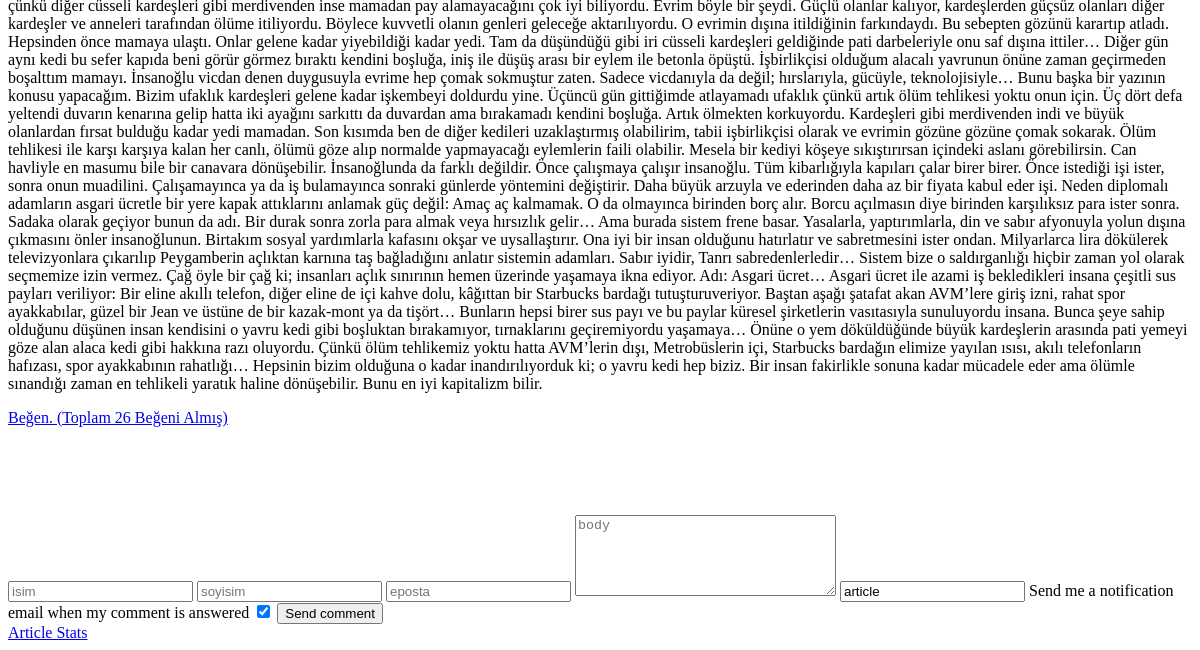
The page /articles/1/ (lower part) on the database as committed earlier.
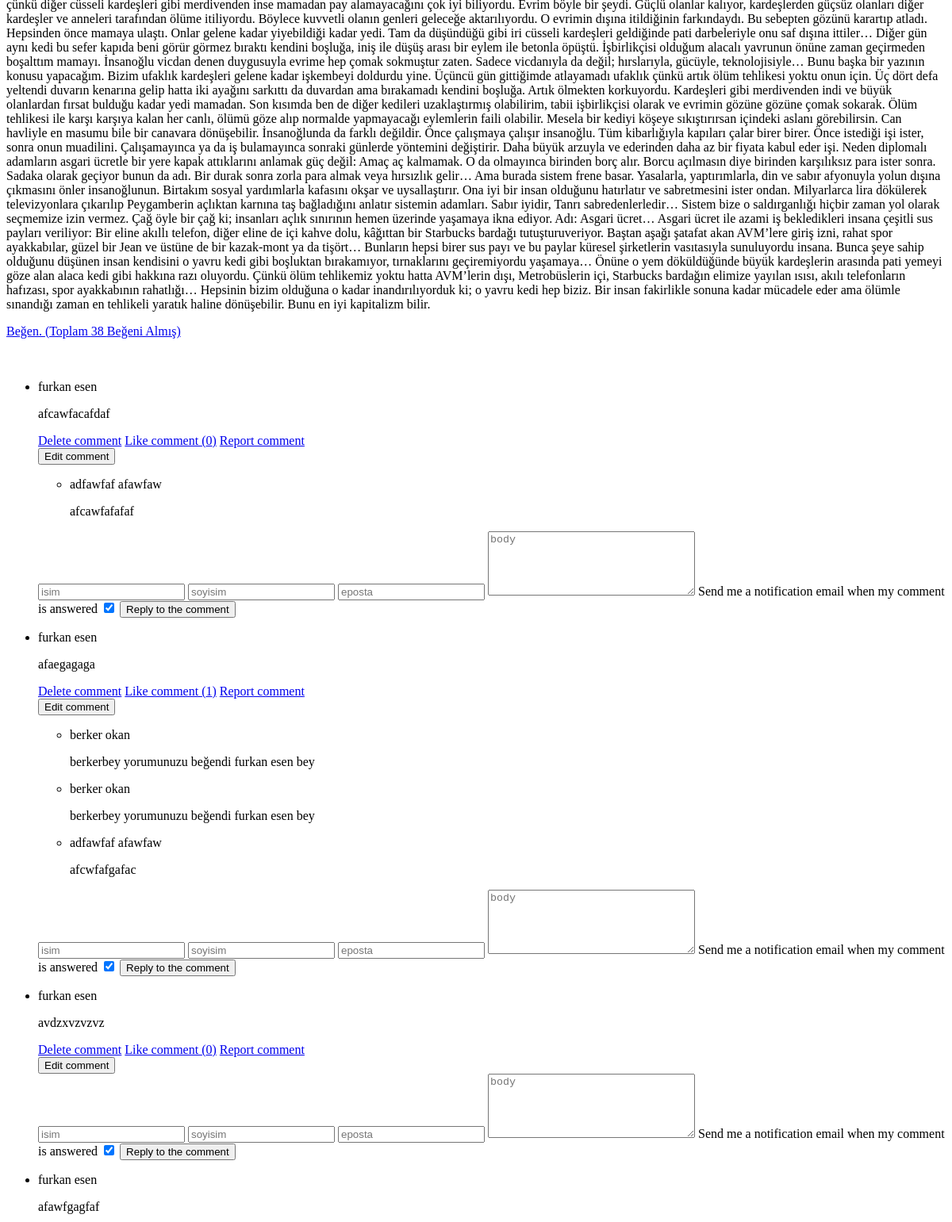
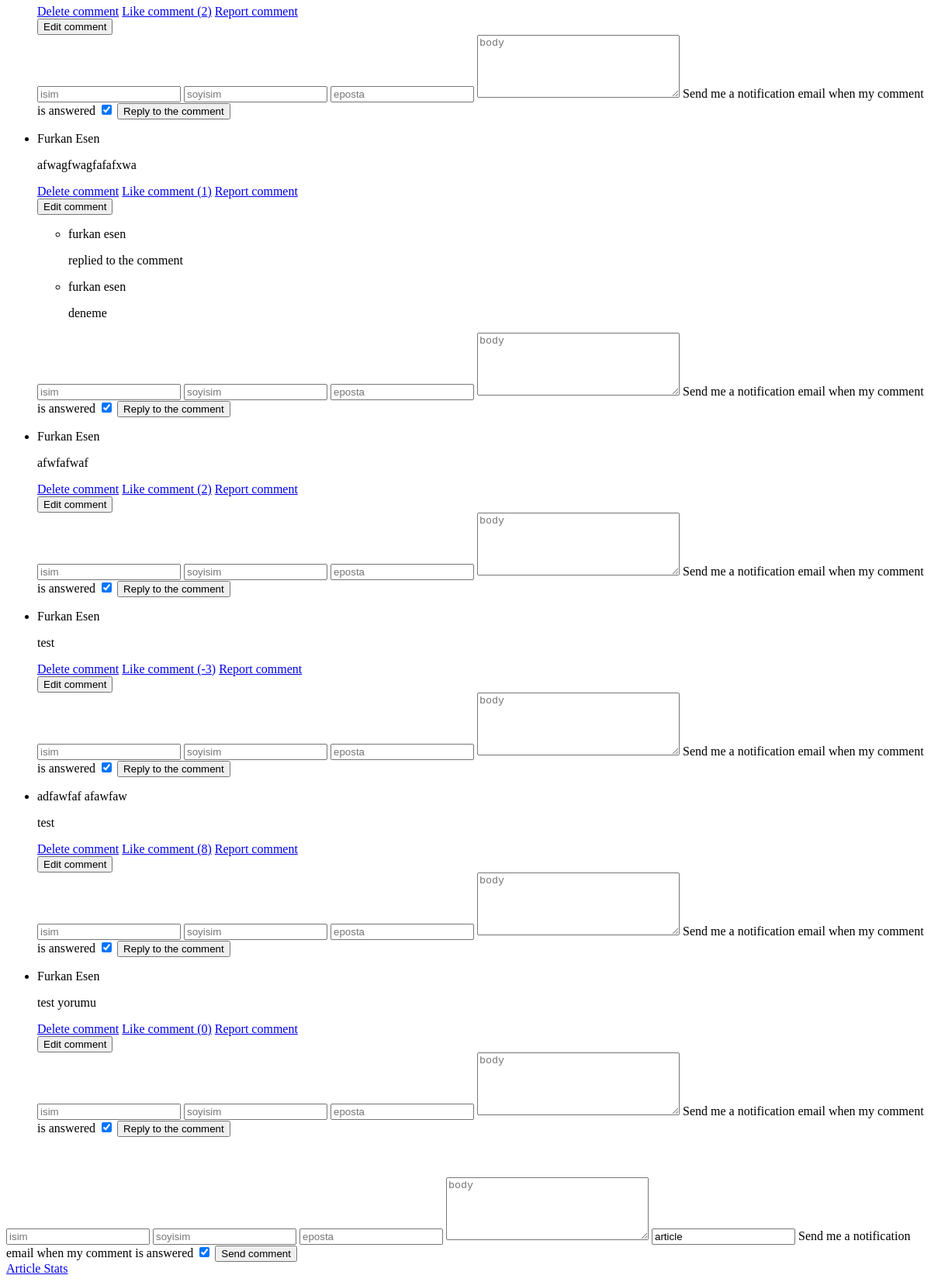
The same page on the database as committed later (2 pictures, top to bottom).
### articles/models.py (models this page shows, shortened)
class Article(models.Model):
    id = models.AutoField(primary_key=True)
    title = models.CharField(max_length=200, unique=True, blank=False, null=False, verbose_name='Başlık')
    body = RichTextField(blank=False, null=False, verbose_name='İçerik')
    short_description = models.TextField(blank=False, null=False, verbose_name='Kısa Açıklama')
    genre = models.CharField(max_length=200, choices=ARTICLE_TYPES, default='Dizi Hikayeler', blank=False, null=False, verbose_name='Tür')
    keywords = models.CharField(max_length=200, blank=False, null=False, verbose_name='Anahtar Kelimeler')
    author = models.CharField(max_length=200, blank=False, null=False, default="Berker Okan", verbose_name='Yazar')
    cover = models.ImageField(upload_to='article_images/', blank=False, null=False, verbose_name="Kapak Fotoğrafı") # upload_to specifies the directory to which the file is uploaded
    date = models.DateField(auto_now_add=True, verbose_name="Yazılma Tarihi") # auto_now=False and auto_now_add=False means that the field is not automatically updated
    created_at = models.DateTimeField(auto_now_add=True, verbose_name="Oluşturulma Tarihi") # auto_now_add will set the value of the field to current datetime when the object is first created
    updated_at = models.DateTimeField(auto_now=True, verbose_name="Güncellenme Tarihi") # auto_now will set the value of the field to current datetime every time the object is saved
    like_count = models.IntegerField(default=0, editable=False, verbose_name="Beğeni Sayısı") # editable=False means that the field is not editable in the admin interface
    view_count = models.IntegerField(default=0, editable=False, verbose_name="Görüntülenme Sayısı") # editable=False means that the field is not editable in the admin interface
    comments = GenericRelation(Comment, related_query_name='article')
    def save(self, *args, **kwargs):
        if not self.pk:
            if self.genre == '':
                self.genre = 'Diğer'
            if self.short_description == '':
                self.short_description = self.body[:100] + '...'
        super().save(*args, **kwargs)
    def view(self):
        self.view_count += 1
        self.save()
        return True
    class Meta:
        verbose_name = "Yazı"
        verbose_name_plural = "Yazılar"
        db_table = 'articles'
        ordering = ['-date']

### comments/models.py (models this page shows, shortened)
class Comment(models.Model):
  id = models.AutoField(primary_key=True)
  content_type = models.ForeignKey(ContentType, on_delete=models.CASCADE)
  object_id = models.PositiveIntegerField()
  content_object = GenericForeignKey('content_type', 'object_id')
  author = models.CharField(max_length=200, blank=False, null=False, verbose_name='Yorumun Sahibi')
  author_email = models.EmailField(max_length=200, blank=False, null=False, verbose_name='Yorumun Sahibinin E-Posta Adresi')
  body = models.TextField(blank=False, null=False, verbose_name='Yorumun İçeriği')
  subcomments = GenericRelation('self', related_query_name='sup_comment', verbose_name='Alt Yorumlar')
  created_at = models.DateTimeField(auto_now_add=True, verbose_name='Oluşturulma Tarihi')
  updated_at = models.DateTimeField(auto_now=True, verbose_name='Güncellenme Tarihi')
  like_count = models.IntegerField(default=0, editable=False, verbose_name='Beğeni Sayısı')
  email_notification = models.BooleanField(default=True, verbose_name='E-Posta Bildirimi')
  report_count = models.IntegerField(default=0, editable=False, verbose_name='Şikayet Sayısı')
  access_token = models.CharField(max_length=200, blank=False, null=False, editable=False, default=hash.create_hash, verbose_name='Yorumun Tokeni')
  class Meta:
    ordering = ['-created_at']
    verbose_name = 'Yorum'
    verbose_name_plural = 'Yorumlar'

### articles/views.py (the view)
# urls.py: path('<int:article_id>/', views.article_detail, name='article-detail'),
def article_detail(request, article_id: int):
  article = models.Article.objects.get(id=article_id)
  article.view()
  if article is None:
    all_articles = models.Article.objects.all()
    return render(request, 'articles_list.html', {'articles': all_articles, 'error': 'Article not found'}, status=404)
  return render(request, 'article_detail.html', {'article': article}, status=200)

### templates/article_detail.html (shortened to what this page needs)
<!DOCTYPE html>
<html lang="en">
  <head>
  </head>
  <body>
    <p>{{ article.body }}</p>
    <a href="{% url 'articles:article-like' article.id %}"
      >Beğen. (Toplam {{article.like_count}} Beğeni Almış)</a
    >
    <br /><br /><br />
    <ul>
      {% for comment in article.comments.all %}
      <li>
        <p>{{ comment.author }}</p>
        <p class="comment-body" id="{{comment.id}}" contenteditable="true">
          {{ comment.body }}
        </p>
        <a href="{% url 'comment-delete' comment.id %}">Delete comment</a>
        <a href="{% url 'comment-like' comment.id %}"
          >Like comment ({{comment.like_count}})</a
        >
        <a href="{% url 'comment-report' comment.id %}">Report comment</a>
        <form action="{% url 'comment-edit' comment.id %}" method="get">
          <input type="submit" value="Edit comment" />
        </form>
        <ul>
          {% for scomment in comment.subcomments.all reversed %}
          <li>
            <p>{{ scomment.author }}</p>
            <p>{{ scomment.body }}</p>
          </li>
          {% endfor %}
        </ul>
        <form action="{% url 'comment-reply' comment.id %}" method="post">
          <input
            type="text"
            name="first-name"
            id="first-name"
            placeholder="isim"
          />
          <input
            type="text"
            name="last-name"
            id="last-name"
            placeholder="soyisim"
          />
          <input type="email" name="email" id="email" placeholder="eposta" />
          <textarea
            name="body"
            id="body"
            cols="30"
            rows="5"
            placeholder="body"
          ></textarea>
          <label for="notify-me"
            >Send me a notification email when my comment is answered</label
          >
          <input type="checkbox" name="notify-me" id="notify-me" checked />
          <input type="submit" value="Reply to the comment" />
        </form>
      </li>
      {% endfor %}
    </ul>
    <br /><br />
    <form method="post" action="{% url 'comment-send' article.id %}">
      <input type="text" name="first-name" id="first-name" placeholder="isim" />
      <input
        type="text"
        name="last-name"
        id="last-name"
        placeholder="soyisim"
      />
      <input type="email" name="email" id="email" placeholder="eposta" />
      <textarea
        name="body"
        id="body"
        cols="30"
        rows="5"
        placeholder="body"
      ></textarea>
      <input
        type="text"
        name="content-type"
        id="content-type"
        placeholder="content-type"
        value="article"
        required
        readonly
      />
      <label for="notify-me"
        >Send me a notification email when my comment is answered</label
      >
      <input type="checkbox" name="notify-me" id="notify-me" checked />
      <input type="submit" value="Send comment" />
    </form>
    <a href="#">Article Stats</a>
  </body>
</html>

Rows that differ between the two databases and show on the page:
changed Article: like_count "26" → "38"
added Comment: author "furkan esen", body "afcawfacafdaf", like_count "0"
added Comment: author "adfawfaf afawfaw", body "afcawfafafaf", shown under "furkan esen"
added Comment: author "furkan esen", body "afaegagaga", like_count "1"
added Comment: author "berker okan", body "berkerbey yorumunuzu beğendi furkan esen bey", shown under "furkan esen"
added Comment: author "berker okan", body "berkerbey yorumunuzu beğendi furkan esen bey", shown under "furkan esen"
added Comment: author "adfawfaf afawfaw", body "afcwfafgafac", shown under "furkan esen"
added Comment: author "furkan esen", body "avdzxvzvzvz", like_count "0"
added Comment: author "furkan esen", body "afawfgagfaf", like_count "2"
added Comment: author "Furkan Esen", body "afwagfwagfafafxwa", like_count "1"
added Comment: author "furkan esen", body "replied to the comment", shown under "Furkan Esen"
added Comment: author "furkan esen", body "deneme", shown under "Furkan Esen"
added Comment: author "Furkan Esen", body "afwfafwaf", like_count "2"
added Comment: author "Furkan Esen", body "test", like_count "-3"
added Comment: author "adfawfaf afawfaw", body "test", like_count "8"
added Comment: author "Furkan Esen", body "test yorumu", like_count "0"
